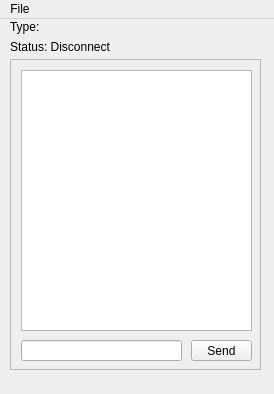
<?xml version="1.0" encoding="UTF-8"?>
<ui version="4.0">
 <class>MainWindow</class>
 <widget class="QMainWindow" name="MainWindow">
  <property name="geometry">
   <rect>
    <x>0</x>
    <y>0</y>
    <width>274</width>
    <height>394</height>
   </rect>
  </property>
  <property name="minimumSize">
   <size>
    <width>274</width>
    <height>394</height>
   </size>
  </property>
  <property name="maximumSize">
   <size>
    <width>274</width>
    <height>394</height>
   </size>
  </property>
  <property name="windowTitle">
   <string>MainWindow</string>
  </property>
  <widget class="QWidget" name="centralWidget">
   <widget class="QScrollArea" name="scrollArea">
    <property name="geometry">
     <rect>
      <x>10</x>
      <y>40</y>
      <width>251</width>
      <height>311</height>
     </rect>
    </property>
    <property name="widgetResizable">
     <bool>true</bool>
    </property>
    <widget class="QWidget" name="scrollAreaWidgetContents">
     <property name="geometry">
      <rect>
       <x>0</x>
       <y>0</y>
       <width>249</width>
       <height>309</height>
      </rect>
     </property>
     <widget class="QPushButton" name="SendButton">
      <property name="geometry">
       <rect>
        <x>180</x>
        <y>280</y>
        <width>61</width>
        <height>21</height>
       </rect>
      </property>
      <property name="text">
       <string>Send</string>
      </property>
     </widget>
     <widget class="QLineEdit" name="messageEdit">
      <property name="geometry">
       <rect>
        <x>10</x>
        <y>280</y>
        <width>161</width>
        <height>21</height>
       </rect>
      </property>
     </widget>
     <widget class="QTextEdit" name="workEdit">
      <property name="geometry">
       <rect>
        <x>10</x>
        <y>10</y>
        <width>231</width>
        <height>261</height>
       </rect>
      </property>
      <property name="styleSheet">
       <string notr="true"/>
      </property>
      <property name="readOnly">
       <bool>true</bool>
      </property>
     </widget>
    </widget>
   </widget>
   <widget class="QLabel" name="statusLabel">
    <property name="geometry">
     <rect>
      <x>10</x>
      <y>20</y>
      <width>251</width>
      <height>16</height>
     </rect>
    </property>
    <property name="text">
     <string>Status: Disconnect</string>
    </property>
   </widget>
   <widget class="QLabel" name="TypeLabel">
    <property name="geometry">
     <rect>
      <x>10</x>
      <y>0</y>
      <width>251</width>
      <height>16</height>
     </rect>
    </property>
    <property name="text">
     <string>Type: </string>
    </property>
   </widget>
  </widget>
  <widget class="QMenuBar" name="menuBar">
   <property name="geometry">
    <rect>
     <x>0</x>
     <y>0</y>
     <width>274</width>
     <height>21</height>
    </rect>
   </property>
   <widget class="QMenu" name="menuQTCPChat">
    <property name="title">
     <string>File</string>
    </property>
    <addaction name="actionConnection"/>
    <addaction name="actionDisconnect"/>
    <addaction name="separator"/>
    <addaction name="actionQuit"/>
   </widget>
   <addaction name="menuQTCPChat"/>
  </widget>
  <action name="actionConnection">
   <property name="text">
    <string>Connect</string>
   </property>
  </action>
  <action name="actionDisconnect">
   <property name="text">
    <string>Disconnect</string>
   </property>
  </action>
  <action name="actionQuit">
   <property name="text">
    <string>Quit</string>
   </property>
  </action>
 </widget>
 <layoutdefault spacing="6" margin="11"/>
 <resources/>
 <connections/>
</ui>
